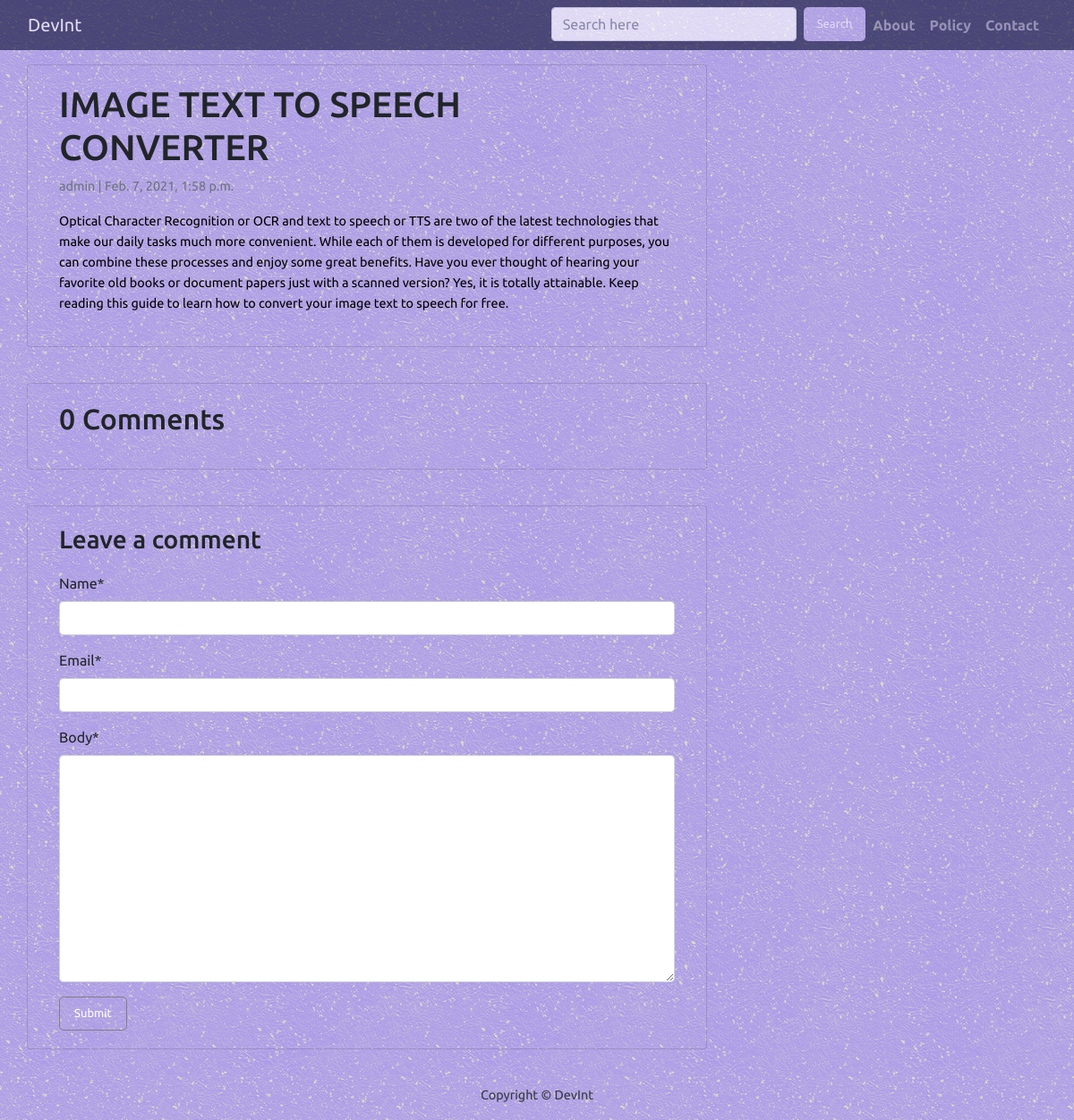
Page /image-text-speech-converter/ on the committed database.
### blog/models.py (models this page shows, shortened)
class Post(models.Model):
    title = models.CharField(max_length=200, unique=True)
    slug = models.SlugField(max_length=200, unique=True)
    author = models.ForeignKey(
        User, on_delete=models.CASCADE, related_name="blog_posts"
    )
    updated_on = models.DateTimeField(auto_now=True)
    content = models.TextField()
    created_on = models.DateTimeField(auto_now_add=True)
    status = models.IntegerField(choices=STATUS, default=0)
    class Meta:
        ordering = ["-created_on"]

### blog/views.py (the view)
# urls.py: path("<slug:slug>/", views.post_detail, name="post_detail"),
def post_detail(request, slug):
    template_name = "post_detail.html"
    post = get_object_or_404(Post, slug=slug)
    comments = post.comments.filter(active=True).order_by("-created_on")
    new_comment = None
    if request.method == "POST":
        comment_form = CommentForm(data=request.POST)
        if comment_form.is_valid():
            new_comment = comment_form.save(commit=False)
            new_comment.post = post
            new_comment.save()
    else:
        comment_form = CommentForm()
    return render(
        request,
        template_name,
        {
            "post": post,
            "comments": comments,
            "new_comment": new_comment,
            "comment_form": comment_form,
        }
    )

### blog/forms.py
class CommentForm(forms.ModelForm):
    class Meta:
        model = Comment
        fields = ('name', 'email', 'body')

### templates/post_detail.html (shortened to what this page needs)
{% extends 'base.html' %} {% block content %}
{% load crispy_forms_tags %}
<div class="container">
  <div class="row">
    <div class="col-md-8 card mb-4  mt-3 left  top">
      <div class="card-body">
        <h1>{% block title %} {{ post.title }} {% endblock title %}</h1>
        <p class=" text-muted">{{ post.author }} | {{ post.created_on }}</p>
        <p class="card-text ">{{ post.content | safe }}</p>
      </div>
    </div>
    <div class="col-md-8 card mb-4  mt-3 ">
      <div class="card-body">
        {% with comments.count as total_comments %}
        <h2>{{ total_comments }} Comments</h2>
          {% endwith %}
      </div>
    </div>
    <div class="col-md-8 card mb-4  mt-3 ">
      <div class="card-body">
        {% if new_comment %}
        <div class="alert alert-success" role="alert">
          Your comment is awaiting moderation
        </div>
        {% else %}
        <h3>Leave a comment</h3>
        <form method="post" style="margin-top: 1.3em;">
          {{ comment_form | crispy }}
          <button type="submit" class="btn btn-primary  btn-lg">Submit</button>
        </form>
        {% endif %}
      </div>
    </div>
  </div>
</div>
{% endblock content %}

### static/css/base.css (style rules this page uses)
html { scroll-behaviour: smooth; }
* { margin: 0; padding:0; box-sizing:border-box; font-family: 'Ubuntu', sans-serif; }
p { font-size: 0.9rem; line-height: 1.6; color:#000; }
body { font-family: 'Ubuntu', sans-serif; background-image:url("/static/image/008.png"); }
body:before { content:""; position: fixed; top: 0%; bottom: 0%; left: 0; right: 0; opacity: 0.2; z-index: -1; background-image: url("/static/image/003.jpeg"); background-repeat: repeat; }
.card { background-image:url("/static/image/008.png"); }
.btn { border-color: transparent; font-size: small; size: 50px bold; background-image: url("/static/image/008.png"); border: 0.4px solid gray; border-radius: 5px; color: #fff; }

### rows in the picture
Post: title "IMAGE TEXT TO SPEECH CONVERTER", author "admin", created_on "Feb. 7, 2021, 1:58 p.m.", content "Optical Character Recognition or OCR and text to speech or TTS are two of the latest technologies that make our daily tasks much more convenient. While each of them is developed for different purposes, you can combine these processes and enjoy some great benefits. Have you ever thought of hearing your favorite old books or document papers just with a scanned version? Yes, it is totally attainable. Keep reading this guide to learn how to convert your image text to speech for free."

### other values in the picture
{{ total_comments }} "0"
